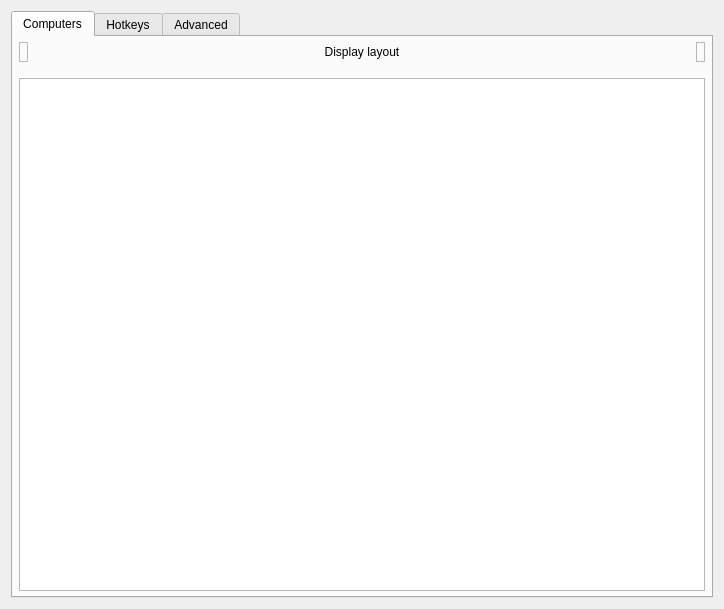
<?xml version="1.0" encoding="UTF-8"?>
<ui version="4.0">
 <class>ServerConfigDialog</class>
 <widget class="QDialog" name="ServerConfigDialog">
  <property name="geometry">
   <rect>
    <x>0</x>
    <y>0</y>
    <width>724</width>
    <height>609</height>
   </rect>
  </property>
  <property name="minimumSize">
   <size>
    <width>0</width>
    <height>0</height>
   </size>
  </property>
  <property name="windowTitle">
   <string>Server Configuration</string>
  </property>
  <layout class="QVBoxLayout" name="verticalLayout_3">
   <item>
    <widget class="QTabWidget" name="tabWidget">
     <widget class="QWidget" name="tabComputers">
      <attribute name="title">
       <string>Computers</string>
      </attribute>
      <layout class="QVBoxLayout">
       <property name="leftMargin">
        <number>6</number>
       </property>
       <property name="topMargin">
        <number>5</number>
       </property>
       <property name="rightMargin">
        <number>6</number>
       </property>
       <property name="bottomMargin">
        <number>5</number>
       </property>
       <item>
        <layout class="QHBoxLayout" name="layoutComputers">
         <property name="spacing">
          <number>6</number>
         </property>
         <item>
          <widget class="TrashScreenWidget" name="lblRemoveScreen">
           <property name="acceptDrops">
            <bool>true</bool>
           </property>
           <property name="toolTip">
            <string>Drag a computer here to remove it.</string>
           </property>
           <property name="frameShape">
            <enum>QFrame::Shape::StyledPanel</enum>
           </property>
           <property name="frameShadow">
            <enum>QFrame::Shadow::Raised</enum>
           </property>
          </widget>
         </item>
         <item>
          <spacer name="horizontalSpacer_21">
           <property name="orientation">
            <enum>Qt::Orientation::Horizontal</enum>
           </property>
           <property name="sizeHint" stdset="0">
            <size>
             <width>40</width>
             <height>20</height>
            </size>
           </property>
          </spacer>
         </item>
         <item>
          <widget class="QLabel" name="label_2">
           <property name="sizePolicy">
            <sizepolicy hsizetype="Preferred" vsizetype="Preferred">
             <horstretch>1</horstretch>
             <verstretch>0</verstretch>
            </sizepolicy>
           </property>
           <property name="maximumSize">
            <size>
             <width>310</width>
             <height>16777215</height>
            </size>
           </property>
           <property name="text">
            <string>Display layout</string>
           </property>
           <property name="alignment">
            <set>Qt::AlignmentFlag::AlignCenter</set>
           </property>
           <property name="wordWrap">
            <bool>true</bool>
           </property>
           <property name="indent">
            <number>-1</number>
           </property>
          </widget>
         </item>
         <item>
          <spacer name="horizontalSpacer_22">
           <property name="orientation">
            <enum>Qt::Orientation::Horizontal</enum>
           </property>
           <property name="sizeHint" stdset="0">
            <size>
             <width>40</width>
             <height>20</height>
            </size>
           </property>
          </spacer>
         </item>
         <item>
          <widget class="NewScreenWidget" name="lblNewScreen">
           <property name="toolTip">
            <string>Drag to the layout to add a new computer.</string>
           </property>
           <property name="frameShape">
            <enum>QFrame::Shape::StyledPanel</enum>
           </property>
           <property name="frameShadow">
            <enum>QFrame::Shadow::Raised</enum>
           </property>
          </widget>
         </item>
        </layout>
       </item>
       <item>
        <spacer name="verticalSpacer">
         <property name="orientation">
          <enum>Qt::Orientation::Vertical</enum>
         </property>
         <property name="sizeType">
          <enum>QSizePolicy::Policy::Fixed</enum>
         </property>
         <property name="sizeHint" stdset="0">
          <size>
           <width>20</width>
           <height>10</height>
          </size>
         </property>
        </spacer>
       </item>
       <item>
        <widget class="ScreenSetupView" name="screenSetupView">
         <property name="sizePolicy">
          <sizepolicy hsizetype="MinimumExpanding" vsizetype="Expanding">
           <horstretch>0</horstretch>
           <verstretch>0</verstretch>
          </sizepolicy>
         </property>
         <property name="acceptDrops">
          <bool>true</bool>
         </property>
         <property name="autoFillBackground">
          <bool>false</bool>
         </property>
        </widget>
       </item>
      </layout>
     </widget>
     <widget class="QWidget" name="tabHotkeys">
      <attribute name="title">
       <string>Hotkeys</string>
      </attribute>
      <layout class="QHBoxLayout" name="_2">
       <item>
        <widget class="QGroupBox" name="groupHotkeys">
         <property name="title">
          <string>&amp;Hotkeys</string>
         </property>
         <layout class="QGridLayout" name="_3">
          <item row="0" column="0" rowspan="4">
           <widget class="QListWidget" name="listHotkeys"/>
          </item>
          <item row="0" column="1">
           <widget class="QPushButton" name="btnNewHotkey">
            <property name="enabled">
             <bool>true</bool>
            </property>
            <property name="text">
             <string>&amp;New</string>
            </property>
            <property name="icon">
             <iconset theme="QIcon::ThemeIcon::ListAdd"/>
            </property>
           </widget>
          </item>
          <item row="1" column="1">
           <widget class="QPushButton" name="btnEditHotkey">
            <property name="enabled">
             <bool>false</bool>
            </property>
            <property name="text">
             <string>&amp;Edit</string>
            </property>
            <property name="icon">
             <iconset theme="document-edit"/>
            </property>
           </widget>
          </item>
          <item row="2" column="1">
           <widget class="QPushButton" name="btnRemoveHotkey">
            <property name="enabled">
             <bool>false</bool>
            </property>
            <property name="text">
             <string>&amp;Remove</string>
            </property>
            <property name="icon">
             <iconset theme="QIcon::ThemeIcon::ListRemove"/>
            </property>
           </widget>
          </item>
          <item row="3" column="1">
           <spacer name="hotkeySpacer">
            <property name="orientation">
             <enum>Qt::Orientation::Vertical</enum>
            </property>
            <property name="sizeHint" stdset="0">
             <size>
              <width>75</width>
              <height>161</height>
             </size>
            </property>
           </spacer>
          </item>
         </layout>
        </widget>
       </item>
       <item>
        <widget class="QGroupBox" name="groupActions">
         <property name="font">
          <font>
           <kerning>true</kerning>
          </font>
         </property>
         <property name="title">
          <string>A&amp;ctions</string>
         </property>
         <layout class="QGridLayout">
          <item row="0" column="0" rowspan="4">
           <widget class="QListWidget" name="listActions"/>
          </item>
          <item row="0" column="1">
           <widget class="QPushButton" name="btnNewAction">
            <property name="enabled">
             <bool>false</bool>
            </property>
            <property name="text">
             <string>Ne&amp;w</string>
            </property>
            <property name="icon">
             <iconset theme="QIcon::ThemeIcon::ListAdd"/>
            </property>
           </widget>
          </item>
          <item row="1" column="1">
           <widget class="QPushButton" name="btnEditAction">
            <property name="enabled">
             <bool>false</bool>
            </property>
            <property name="text">
             <string>E&amp;dit</string>
            </property>
            <property name="icon">
             <iconset theme="document-edit"/>
            </property>
           </widget>
          </item>
          <item row="2" column="1">
           <widget class="QPushButton" name="btnRemoveAction">
            <property name="enabled">
             <bool>false</bool>
            </property>
            <property name="text">
             <string>Re&amp;move</string>
            </property>
            <property name="icon">
             <iconset theme="QIcon::ThemeIcon::ListRemove"/>
            </property>
           </widget>
          </item>
          <item row="3" column="1">
           <spacer name="actionSpacer">
            <property name="orientation">
             <enum>Qt::Orientation::Vertical</enum>
            </property>
            <property name="sizeHint" stdset="0">
             <size>
              <width>20</width>
              <height>40</height>
             </size>
            </property>
           </spacer>
          </item>
         </layout>
        </widget>
       </item>
      </layout>
     </widget>
     <widget class="QWidget" name="tabAdvanced">
      <attribute name="title">
       <string>Advanced</string>
      </attribute>
      <layout class="QVBoxLayout" name="verticalLayout_2">
       <property name="leftMargin">
        <number>15</number>
       </property>
       <property name="topMargin">
        <number>15</number>
       </property>
       <property name="rightMargin">
        <number>15</number>
       </property>
       <property name="bottomMargin">
        <number>15</number>
       </property>
       <item>
        <widget class="QGroupBox" name="groupMisc">
         <property name="font">
          <font>
           <kerning>false</kerning>
          </font>
         </property>
         <property name="title">
          <string>&amp;Misc</string>
         </property>
         <layout class="QVBoxLayout" name="verticalLayout_4">
          <property name="leftMargin">
           <number>6</number>
          </property>
          <property name="topMargin">
           <number>6</number>
          </property>
          <property name="rightMargin">
           <number>6</number>
          </property>
          <property name="bottomMargin">
           <number>6</number>
          </property>
          <item>
           <widget class="QCheckBox" name="cbDisableLockToComputer">
            <property name="text">
             <string>Disable lock to computer (scroll lock key)</string>
            </property>
           </widget>
          </item>
          <item>
           <widget class="QCheckBox" name="cbDefaultLockToComputerState">
            <property name="text">
             <string>Enable lock to computer at startup</string>
            </property>
           </widget>
          </item>
          <item>
           <widget class="QCheckBox" name="cbRelativeMouseMoves">
            <property name="enabled">
             <bool>true</bool>
            </property>
            <property name="text">
             <string>Use &amp;relative mouse movements</string>
            </property>
           </widget>
          </item>
          <item>
           <widget class="QCheckBox" name="cbWin32KeepForeground">
            <property name="enabled">
             <bool>true</bool>
            </property>
            <property name="text">
             <string>Don't take &amp;foreground window (Windows only)</string>
            </property>
           </widget>
          </item>
          <item>
           <layout class="QHBoxLayout" name="layoutClipboard">
            <item>
             <widget class="QCheckBox" name="cbEnableClipboard">
              <property name="sizePolicy">
               <sizepolicy hsizetype="Minimum" vsizetype="Preferred">
                <horstretch>0</horstretch>
                <verstretch>0</verstretch>
               </sizepolicy>
              </property>
              <property name="text">
               <string>Enable clipboard sharing</string>
              </property>
              <property name="checked">
               <bool>true</bool>
              </property>
             </widget>
            </item>
            <item>
             <spacer name="horizontalSpacer">
              <property name="orientation">
               <enum>Qt::Orientation::Horizontal</enum>
              </property>
              <property name="sizeHint" stdset="0">
               <size>
                <width>40</width>
                <height>20</height>
               </size>
              </property>
             </spacer>
            </item>
            <item>
             <widget class="QLabel" name="label_7">
              <property name="text">
               <string>Limit to:</string>
              </property>
             </widget>
            </item>
            <item>
             <widget class="QSpinBox" name="sbClipboardSizeLimit">
              <property name="enabled">
               <bool>false</bool>
              </property>
              <property name="sizePolicy">
               <sizepolicy hsizetype="Maximum" vsizetype="Fixed">
                <horstretch>0</horstretch>
                <verstretch>0</verstretch>
               </sizepolicy>
              </property>
              <property name="suffix">
               <string>MB</string>
              </property>
              <property name="maximum">
               <number>10000</number>
              </property>
              <property name="value">
               <number>3</number>
              </property>
             </widget>
            </item>
            <item>
             <spacer name="horizontalSpacer_3">
              <property name="orientation">
               <enum>Qt::Orientation::Horizontal</enum>
              </property>
              <property name="sizeType">
               <enum>QSizePolicy::Policy::Fixed</enum>
              </property>
              <property name="sizeHint" stdset="0">
               <size>
                <width>50</width>
                <height>20</height>
               </size>
              </property>
             </spacer>
            </item>
           </layout>
          </item>
         </layout>
        </widget>
       </item>
       <item>
        <widget class="QGroupBox" name="groupSwitch">
         <property name="font">
          <font>
           <kerning>true</kerning>
          </font>
         </property>
         <property name="title">
          <string>&amp;Switching</string>
         </property>
         <layout class="QVBoxLayout">
          <property name="spacing">
           <number>6</number>
          </property>
          <property name="leftMargin">
           <number>6</number>
          </property>
          <property name="topMargin">
           <number>6</number>
          </property>
          <property name="rightMargin">
           <number>6</number>
          </property>
          <property name="bottomMargin">
           <number>6</number>
          </property>
          <item>
           <layout class="QHBoxLayout" name="_5">
            <item>
             <widget class="QCheckBox" name="cbSwitchDelay">
              <property name="enabled">
               <bool>true</bool>
              </property>
              <property name="text">
               <string>Switch &amp;after waiting</string>
              </property>
             </widget>
            </item>
            <item>
             <spacer name="spacerSwitchWait">
              <property name="orientation">
               <enum>Qt::Orientation::Horizontal</enum>
              </property>
              <property name="sizeHint" stdset="0">
               <size>
                <width>40</width>
                <height>20</height>
               </size>
              </property>
             </spacer>
            </item>
            <item>
             <widget class="QSpinBox" name="sbSwitchDelay">
              <property name="enabled">
               <bool>false</bool>
              </property>
              <property name="sizePolicy">
               <sizepolicy hsizetype="Maximum" vsizetype="Fixed">
                <horstretch>0</horstretch>
                <verstretch>0</verstretch>
               </sizepolicy>
              </property>
              <property name="suffix">
               <string>ms</string>
              </property>
              <property name="minimum">
               <number>10</number>
              </property>
              <property name="maximum">
               <number>10000</number>
              </property>
              <property name="singleStep">
               <number>10</number>
              </property>
              <property name="value">
               <number>250</number>
              </property>
             </widget>
            </item>
            <item>
             <spacer name="spacerSwitchWait_2">
              <property name="orientation">
               <enum>Qt::Orientation::Horizontal</enum>
              </property>
              <property name="sizeType">
               <enum>QSizePolicy::Policy::Fixed</enum>
              </property>
              <property name="sizeHint" stdset="0">
               <size>
                <width>50</width>
                <height>20</height>
               </size>
              </property>
             </spacer>
            </item>
           </layout>
          </item>
          <item>
           <layout class="QHBoxLayout" name="_6">
            <item>
             <widget class="QCheckBox" name="cbSwitchDoubleTap">
              <property name="enabled">
               <bool>true</bool>
              </property>
              <property name="text">
               <string>Switch on double &amp;tap within</string>
              </property>
             </widget>
            </item>
            <item>
             <spacer name="spacerDoubleTap">
              <property name="orientation">
               <enum>Qt::Orientation::Horizontal</enum>
              </property>
              <property name="sizeHint" stdset="0">
               <size>
                <width>40</width>
                <height>20</height>
               </size>
              </property>
             </spacer>
            </item>
            <item>
             <widget class="QSpinBox" name="sbSwitchDoubleTap">
              <property name="enabled">
               <bool>false</bool>
              </property>
              <property name="sizePolicy">
               <sizepolicy hsizetype="Maximum" vsizetype="Fixed">
                <horstretch>0</horstretch>
                <verstretch>0</verstretch>
               </sizepolicy>
              </property>
              <property name="suffix">
               <string>ms</string>
              </property>
              <property name="minimum">
               <number>10</number>
              </property>
              <property name="maximum">
               <number>10000</number>
              </property>
              <property name="singleStep">
               <number>10</number>
              </property>
              <property name="value">
               <number>250</number>
              </property>
             </widget>
            </item>
            <item>
             <spacer name="spacerDoubleTap_2">
              <property name="orientation">
               <enum>Qt::Orientation::Horizontal</enum>
              </property>
              <property name="sizeType">
               <enum>QSizePolicy::Policy::Fixed</enum>
              </property>
              <property name="sizeHint" stdset="0">
               <size>
                <width>50</width>
                <height>20</height>
               </size>
              </property>
             </spacer>
            </item>
           </layout>
          </item>
         </layout>
        </widget>
       </item>
       <item>
        <widget class="QGroupBox" name="groupNetwork">
         <property name="title">
          <string>&amp;Network</string>
         </property>
         <layout class="QVBoxLayout" name="verticalLayout_5">
          <property name="leftMargin">
           <number>6</number>
          </property>
          <property name="topMargin">
           <number>6</number>
          </property>
          <property name="rightMargin">
           <number>6</number>
          </property>
          <property name="bottomMargin">
           <number>6</number>
          </property>
          <item>
           <widget class="QWidget" name="widgetHeartbeat" native="true">
            <layout class="QHBoxLayout" name="groupHeartbeat">
             <property name="spacing">
              <number>9</number>
             </property>
             <property name="leftMargin">
              <number>1</number>
             </property>
             <item>
              <widget class="QCheckBox" name="cbHeartbeat">
               <property name="enabled">
                <bool>true</bool>
               </property>
               <property name="whatsThis">
                <string>&lt;html&gt;&lt;head/&gt;&lt;body&gt;&lt;p&gt;Enables the network heartbeat to ping clients every &lt;span style=&quot; font-style:italic;&quot;&gt;n&lt;/span&gt; seconds. This may help to diagnose network problems by retrying the connection if the client becomes unresponsive.&lt;/p&gt;&lt;/body&gt;&lt;/html&gt;</string>
               </property>
               <property name="text">
                <string>&amp;Check clients every</string>
               </property>
              </widget>
             </item>
             <item>
              <spacer name="spacerNetwork">
               <property name="orientation">
                <enum>Qt::Orientation::Horizontal</enum>
               </property>
               <property name="sizeHint" stdset="0">
                <size>
                 <width>40</width>
                 <height>20</height>
                </size>
               </property>
              </spacer>
             </item>
             <item>
              <widget class="QSpinBox" name="sbHeartbeat">
               <property name="enabled">
                <bool>false</bool>
               </property>
               <property name="sizePolicy">
                <sizepolicy hsizetype="Maximum" vsizetype="Fixed">
                 <horstretch>0</horstretch>
                 <verstretch>0</verstretch>
                </sizepolicy>
               </property>
               <property name="suffix">
                <string>ms</string>
               </property>
               <property name="minimum">
                <number>1000</number>
               </property>
               <property name="maximum">
                <number>30000</number>
               </property>
               <property name="singleStep">
                <number>1000</number>
               </property>
               <property name="value">
                <number>5000</number>
               </property>
              </widget>
             </item>
             <item>
              <spacer name="spacerNetwork_2">
               <property name="orientation">
                <enum>Qt::Orientation::Horizontal</enum>
               </property>
               <property name="sizeType">
                <enum>QSizePolicy::Policy::Fixed</enum>
               </property>
               <property name="sizeHint" stdset="0">
                <size>
                 <width>50</width>
                 <height>20</height>
                </size>
               </property>
              </spacer>
             </item>
            </layout>
           </widget>
          </item>
          <item>
           <layout class="QHBoxLayout" name="horizontalLayout_5">
            <item>
             <widget class="QLabel" name="labelProtocol">
              <property name="whatsThis">
               <string>&lt;html&gt;&lt;head/&gt;&lt;body&gt;&lt;p&gt;Enables compatibility with programs that use either the Synergy or Barrier protocols:&lt;/p&gt;&lt;ul style=&quot;margin-top: 0px; margin-bottom: 0px; margin-left: 0px; margin-right: 0px; -qt-list-indent: 1;&quot;&gt;&lt;li style=&quot; margin-top:12px; margin-bottom:0px; margin-left:0px; margin-right:0px; -qt-block-indent:0; text-indent:0px;&quot;&gt;Synergy 3 uses the Synergy protocol.&lt;/li&gt;&lt;li style=&quot; margin-top:0px; margin-bottom:12px; margin-left:0px; margin-right:0px; -qt-block-indent:0; text-indent:0px;&quot;&gt;Barrier, Input-Leap and Synergy 1 uses the Barrier protocol.&lt;/li&gt;&lt;/ul&gt;&lt;p&gt;A Deskflow client will automatically use either the Synergy or Barrier protocol depending on the server protocol.&lt;/p&gt;&lt;/body&gt;&lt;/html&gt;</string>
              </property>
              <property name="text">
               <string>Network protocol</string>
              </property>
             </widget>
            </item>
            <item>
             <widget class="QRadioButton" name="rbProtocolSynergy">
              <property name="text">
               <string notr="true">Synergy</string>
              </property>
              <property name="checked">
               <bool>true</bool>
              </property>
             </widget>
            </item>
            <item>
             <widget class="QRadioButton" name="rbProtocolBarrier">
              <property name="text">
               <string notr="true">Barrier</string>
              </property>
             </widget>
            </item>
           </layout>
          </item>
         </layout>
        </widget>
       </item>
       <item>
        <widget class="QGroupBox" name="groupExternalConfig">
         <property name="toolTip">
          <string>Use a server config file to create complex computer layouts that are not possible with the simple grid-based computer layout editor.

Enabling this setting will disable the server config GUI.</string>
         </property>
         <property name="title">
          <string>Use a server config file</string>
         </property>
         <property name="checkable">
          <bool>true</bool>
         </property>
         <layout class="QHBoxLayout" name="horizontalLayout">
          <item>
           <widget class="QWidget" name="widgetExternalConfigControls" native="true">
            <property name="enabled">
             <bool>false</bool>
            </property>
            <layout class="QHBoxLayout" name="horizontalLayout_2">
             <property name="leftMargin">
              <number>0</number>
             </property>
             <property name="topMargin">
              <number>0</number>
             </property>
             <property name="rightMargin">
              <number>0</number>
             </property>
             <property name="bottomMargin">
              <number>0</number>
             </property>
             <item>
              <widget class="QLabel" name="labelConfigFile">
               <property name="sizePolicy">
                <sizepolicy hsizetype="Maximum" vsizetype="Preferred">
                 <horstretch>0</horstretch>
                 <verstretch>0</verstretch>
                </sizepolicy>
               </property>
               <property name="minimumSize">
                <size>
                 <width>96</width>
                 <height>0</height>
                </size>
               </property>
               <property name="text">
                <string>Config file path</string>
               </property>
              </widget>
             </item>
             <item>
              <spacer name="horizontalSpacer_6">
               <property name="orientation">
                <enum>Qt::Orientation::Horizontal</enum>
               </property>
               <property name="sizeType">
                <enum>QSizePolicy::Policy::Fixed</enum>
               </property>
               <property name="sizeHint" stdset="0">
                <size>
                 <width>13</width>
                 <height>20</height>
                </size>
               </property>
              </spacer>
             </item>
             <item>
              <widget class="QLineEdit" name="lineConfigFile">
               <property name="sizePolicy">
                <sizepolicy hsizetype="Minimum" vsizetype="Fixed">
                 <horstretch>0</horstretch>
                 <verstretch>0</verstretch>
                </sizepolicy>
               </property>
               <property name="minimumSize">
                <size>
                 <width>180</width>
                 <height>0</height>
                </size>
               </property>
              </widget>
             </item>
             <item>
              <widget class="QPushButton" name="btnBrowseConfigFile">
               <property name="sizePolicy">
                <sizepolicy hsizetype="Fixed" vsizetype="Fixed">
                 <horstretch>0</horstretch>
                 <verstretch>0</verstretch>
                </sizepolicy>
               </property>
               <property name="minimumSize">
                <size>
                 <width>0</width>
                 <height>0</height>
                </size>
               </property>
               <property name="cursor">
                <cursorShape>PointingHandCursor</cursorShape>
               </property>
               <property name="text">
                <string/>
               </property>
               <property name="flat">
                <bool>true</bool>
               </property>
              </widget>
             </item>
            </layout>
           </widget>
          </item>
         </layout>
        </widget>
       </item>
      </layout>
     </widget>
    </widget>
   </item>
  </layout>
 </widget>
 <customwidgets>
  <customwidget>
   <class>ScreenSetupView</class>
   <extends>QGraphicsView</extends>
   <header>widgets/ScreenSetupView.h</header>
   <container>1</container>
  </customwidget>
  <customwidget>
   <class>TrashScreenWidget</class>
   <extends>QLabel</extends>
   <header>widgets/TrashScreenWidget.h</header>
  </customwidget>
  <customwidget>
   <class>NewScreenWidget</class>
   <extends>QLabel</extends>
   <header>widgets/NewScreenWidget.h</header>
  </customwidget>
 </customwidgets>
 <tabstops>
  <tabstop>screenSetupView</tabstop>
  <tabstop>listHotkeys</tabstop>
  <tabstop>btnNewHotkey</tabstop>
  <tabstop>btnEditHotkey</tabstop>
  <tabstop>btnRemoveHotkey</tabstop>
  <tabstop>listActions</tabstop>
  <tabstop>btnNewAction</tabstop>
  <tabstop>btnEditAction</tabstop>
  <tabstop>btnRemoveAction</tabstop>
  <tabstop>cbSwitchDelay</tabstop>
  <tabstop>sbSwitchDelay</tabstop>
  <tabstop>cbSwitchDoubleTap</tabstop>
  <tabstop>sbSwitchDoubleTap</tabstop>
  <tabstop>cbEnableClipboard</tabstop>
  <tabstop>sbClipboardSizeLimit</tabstop>
  <tabstop>cbHeartbeat</tabstop>
  <tabstop>sbHeartbeat</tabstop>
  <tabstop>cbRelativeMouseMoves</tabstop>
  <tabstop>tabWidget</tabstop>
 </tabstops>
 <resources/>
 <connections/>
</ui>
